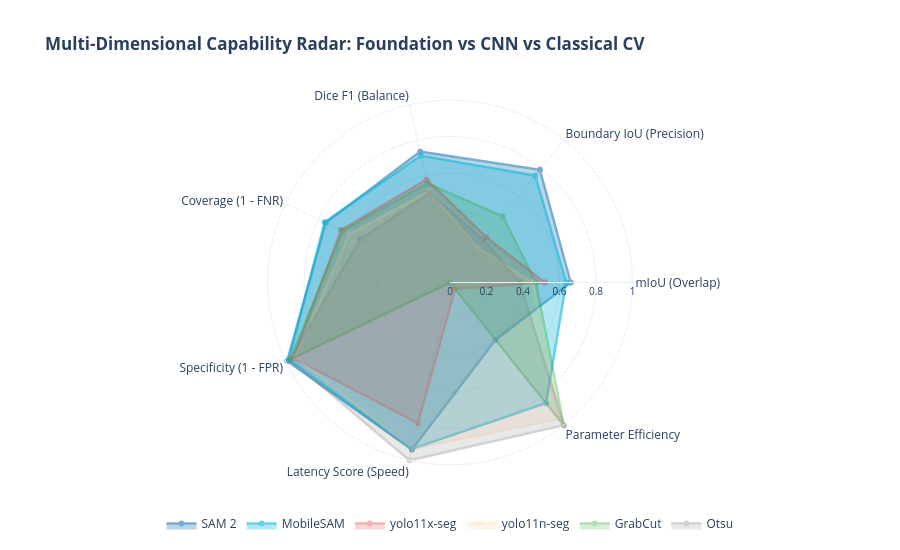

The code cell stored with this chart in its notebook:
### Code cell
# Multi-Metric Normalized Radar Chart
radar_models = ["SAM 2", "MobileSAM", "yolo11x-seg", "yolo11n-seg", "GrabCut", "Otsu"]
radar_categories = [
    "mIoU (Overlap)",
    "Boundary IoU (Precision)",
    "Dice F1 (Balance)",
    "Coverage (1 - FNR)",
    "Specificity (1 - FPR)",
    "Latency Score (Speed)",
    "Parameter Efficiency"
]

radar_data = []
for model_name in radar_models:
    m_sub = df[df["model"] == model_name]
    miou = m_sub["mIoU"].mean()
    biou = m_sub["Boundary IoU"].mean()
    dice = m_sub["Dice (F1)"].mean()
    cov = 1.0 - m_sub["False Negative Rate"].mean()
    spec = 1.0 - m_sub["False Positive Rate"].mean()
    lat_score = max(0, 1.0 - (m_sub["Prompt Latency (ms)"].mean() / 500.0))
    p_cnt = m_sub["Parameter Count (M)"].iloc[0]
    param_score = max(0, 1.0 - (p_cnt / 65.0))
    
    radar_data.append({
        "Model": model_name,
        "mIoU (Overlap)": miou,
        "Boundary IoU (Precision)": min(1.0, biou * 4.0),
        "Dice F1 (Balance)": dice,
        "Coverage (1 - FNR)": cov,
        "Specificity (1 - FPR)": spec,
        "Latency Score (Speed)": lat_score,
        "Parameter Efficiency": param_score
    })

df_radar = pd.DataFrame(radar_data)

fig_radar = go.Figure()
for _, r in df_radar.iterrows():
    m_name = r["Model"]
    vals = [r[c] for c in radar_categories]
    vals.append(vals[0])
    fig_radar.add_trace(go.Scatterpolar(
        r=vals,
        theta=radar_categories + [radar_categories[0]],
        fill='toself',
        name=m_name,
        line=dict(color=COLOR_PALETTE.get(m_name, "#333333"), width=2.5),
        opacity=0.6 if m_name in ["SAM 2", "MobileSAM"] else 0.35
    ))

fig_radar.update_layout(
    polar=dict(
        radialaxis=dict(visible=True, range=[0, 1], tickfont=dict(size=10)),
    ),
    title="<b>Multi-Dimensional Capability Radar: Foundation vs CNN vs Classical CV</b>",
    template=PLOTLY_TEMPLATE,
    height=550,
    showlegend=True,
    legend=dict(orientation="h", yanchor="bottom", y=-0.2, xanchor="center", x=0.5)
)
fig_radar.show()

### Figure 1 — Plotly figure (JSON) as saved in the notebook; plotly's stock layout.template omitted (floating-point values rounded to 4 significant figures)
{"data": [{"fill": "toself", "line": {"color": "#1f77b4", "width": 2.5}, "name": "SAM 2", "opacity": 0.6, "r": [0.6614, 0.7898, 0.7353, 0.7552, 0.9902, 0.9389, 0.4006, 0.6614], "theta": ["mIoU (Overlap)", "Boundary IoU (Precision)", "Dice F1 (Balance)", "Coverage (1 - FNR)", "Specificity (1 - FPR)", "Latency Score (Speed)", "Parameter Efficiency", "mIoU (Overlap)"], "type": "scatterpolar"}, {"fill": "toself", "line": {"color": "#00b4d8", "width": 2.5}, "name": "MobileSAM", "opacity": 0.6, "r": [0.6366, 0.7485, 0.7125, 0.7622, 0.9799, 0.935, 0.8442, 0.6366], "theta": ["mIoU (Overlap)", "Boundary IoU (Precision)", "Dice F1 (Balance)", "Coverage (1 - FNR)", "Specificity (1 - FPR)", "Latency Score (Speed)", "Parameter Efficiency", "mIoU (Overlap)"], "type": "scatterpolar"}, {"fill": "toself", "line": {"color": "#d62728", "width": 2.5}, "name": "yolo11x-seg", "opacity": 0.35, "r": [0.5196, 0.3171, 0.578, 0.6624, 0.9526, 0.7907, 0.044, 0.5196], "theta": ["mIoU (Overlap)", "Boundary IoU (Precision)", "Dice F1 (Balance)", "Coverage (1 - FNR)", "Specificity (1 - FPR)", "Latency Score (Speed)", "Parameter Efficiency", "mIoU (Overlap)"], "type": "scatterpolar"}, {"fill": "toself", "line": {"color": "#fdd0a2", "width": 2.5}, "name": "yolo11n-seg", "opacity": 0.35, "r": [0.4531, 0.2432, 0.5125, 0.6114, 0.9421, 0.9343, 0.9557, 0.4531], "theta": ["mIoU (Overlap)", "Boundary IoU (Precision)", "Dice F1 (Balance)", "Coverage (1 - FNR)", "Specificity (1 - FPR)", "Latency Score (Speed)", "Parameter Efficiency", "mIoU (Overlap)"], "type": "scatterpolar"}, {"fill": "toself", "line": {"color": "#2ca02c", "width": 2.5}, "name": "GrabCut", "opacity": 0.35, "r": [0.4708, 0.4636, 0.5568, 0.652, 0.9714, 0, 1, 0.4708], "theta": ["mIoU (Overlap)", "Boundary IoU (Precision)", "Dice F1 (Balance)", "Coverage (1 - FNR)", "Specificity (1 - FPR)", "Latency Score (Speed)", "Parameter Efficiency", "mIoU (Overlap)"], "type": "scatterpolar"}, {"fill": "toself", "line": {"color": "#7f7f7f", "width": 2.5}, "name": "Otsu", "opacity": 0.35, "r": [0.3822, 0.2961, 0.503, 0.545, 0.9722, 0.9992, 1, 0.3822], "theta": ["mIoU (Overlap)", "Boundary IoU (Precision)", "Dice F1 (Balance)", "Coverage (1 - FNR)", "Specificity (1 - FPR)", "Latency Score (Speed)", "Parameter Efficiency", "mIoU (Overlap)"], "type": "scatterpolar"}], "layout": {"height": 550, "legend": {"orientation": "h", "x": 0.5, "xanchor": "center", "y": -0.2, "yanchor": "bottom"}, "polar": {"radialaxis": {"range": [0, 1], "tickfont": {"size": 10}, "visible": true}}, "showlegend": true, "title": {"text": "<b>Multi-Dimensional Capability Radar: Foundation vs CNN vs Classical CV</b>"}}}
